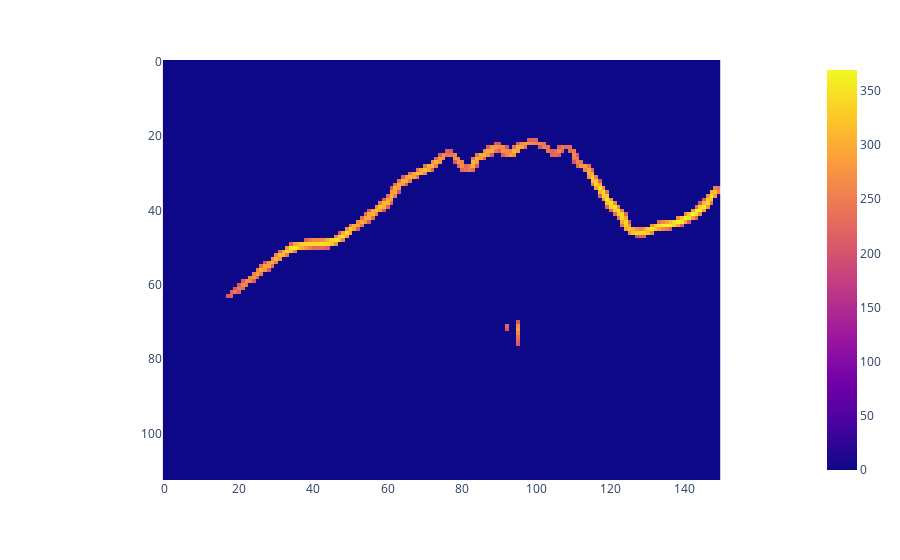

Source (notebook cell):
### Code cell
# between 0 and 15.81
T = 200
thresh = (img_grad_mag > T)
img_grad_map_thresholded = np.zeros_like(img_grad_mag)
img_grad_map_thresholded[thresh] = img_grad_mag[thresh]
px.imshow(img_grad_map_thresholded)

### Figure 1 — Plotly figure (JSON) as saved in the notebook; plotly's stock layout.template omitted (floating-point values rounded to 4 significant figures; data arrays with more than 128 entries replaced by an {"elided": "..."} marker saying what was removed)
{"data": [{"coloraxis": "coloraxis", "hovertemplate": "x: %{x}<br>y: %{y}<br>color: %{z}<extra></extra>", "name": "0", "type": "heatmap", "xaxis": "x", "yaxis": "y", "z": {"elided": "113x150 float values"}}], "layout": {"coloraxis": {"colorscale": [[0, "#0d0887"], [0.1111, "#46039f"], [0.2222, "#7201a8"], [0.3333, "#9c179e"], [0.4444, "#bd3786"], [0.5556, "#d8576b"], [0.6667, "#ed7953"], [0.7778, "#fb9f3a"], [0.8889, "#fdca26"], [1, "#f0f921"]]}, "margin": {"t": 60}, "xaxis": {"anchor": "y", "constrain": "domain", "domain": [0, 1], "scaleanchor": "y"}, "yaxis": {"anchor": "x", "autorange": "reversed", "constrain": "domain", "domain": [0, 1]}}}
